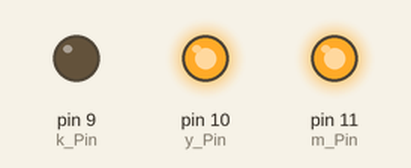
The sketch below on a simulated Arduino Uno, built with avr-gcc and run on an emulated ATmega328P. Shown: output pins drawn as LEDs (lit = HIGH).

Above: at 0.05 s.
At 1.75 s:
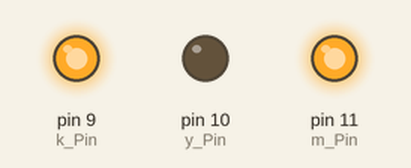
At 2.6 s:
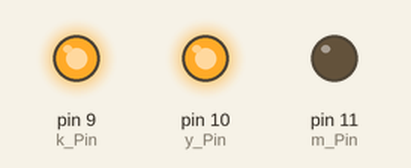
At 3.5 s:
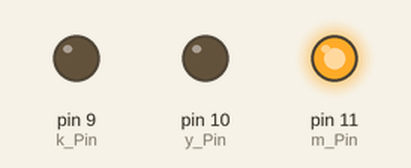
At 5.25 s:
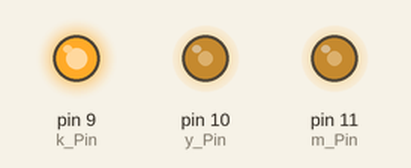
At 7.0 s:
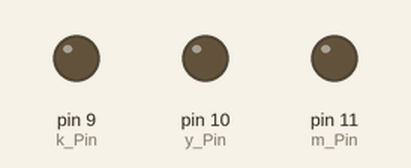
Timing chart, 0 to 9.1 s (numbered marks = the images above):
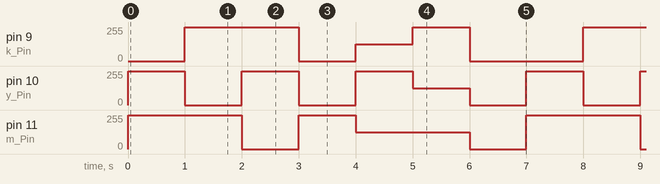

Measured:
- by itself, pin 9 (k_Pin): repeats every 7.0 s: 0/255 1.0 s, 127/255 1.0 s, 255/255 1.0 s, 0/255 2.0 s, 255/255 2.0 s
- by itself, pin 10 (y_Pin): repeats every 7.0 s: 2 × (0/255 1.0 s, 255/255 1.0 s), 127/255 1.0 s, 0/255 1.0 s, 255/255 1.0 s
- by itself, pin 11 (m_Pin): repeats every 7.0 s: 0/255 1.0 s, 255/255 1.0 s, 127/255 2.0 s, 0/255 1.0 s, 255/255 2.0 s

The sketch:

rgbLed.ino
```cpp
int k_Pin = 9;
int y_Pin = 10;
int m_Pin = 11;

void setup() {
  pinMode(k_Pin, OUTPUT);
  pinMode(y_Pin, OUTPUT);
  pinMode(m_Pin, OUTPUT);
}

void loop() {
  analogWrite(k_Pin, 0); analogWrite(y_Pin, 255); analogWrite(m_Pin, 255); delay(1000); //Kırmızı
  analogWrite(k_Pin, 255); analogWrite(y_Pin, 0); analogWrite(m_Pin, 255); delay(1000); //Yeşil
  analogWrite(k_Pin, 255); analogWrite(y_Pin, 255); analogWrite(m_Pin, 0); delay(1000); //Mavi
  analogWrite(k_Pin, 0); analogWrite(y_Pin, 0); analogWrite(m_Pin, 255); delay(1000); //Sarı
  analogWrite(k_Pin, 127); analogWrite(y_Pin, 255); analogWrite(m_Pin, 127); delay(1000); //Mor
  analogWrite(k_Pin, 255); analogWrite(y_Pin, 127); analogWrite(m_Pin, 127); delay(1000); //Turkuaz
  analogWrite(k_Pin, 0); analogWrite(y_Pin, 0); analogWrite(m_Pin, 0); delay(1000); //Beyaz
}
```
